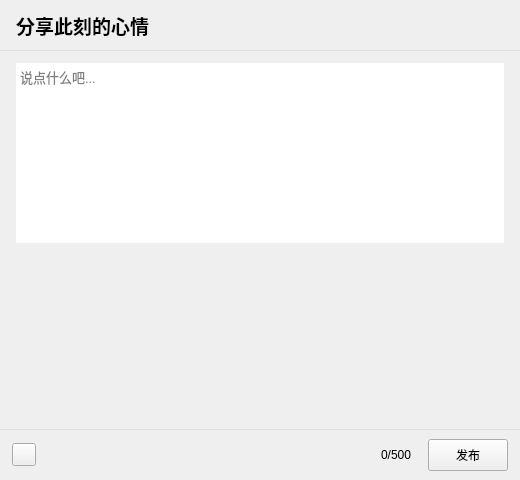
<?xml version="1.0" encoding="UTF-8"?>
<ui version="4.0">
 <class>NewStar</class>
 <widget class="QWidget" name="NewStar">
  <property name="geometry">
   <rect>
    <x>0</x>
    <y>0</y>
    <width>520</width>
    <height>480</height>
   </rect>
  </property>
  <property name="minimumSize">
   <size>
    <width>520</width>
    <height>480</height>
   </size>
  </property>
  <property name="maximumSize">
   <size>
    <width>520</width>
    <height>480</height>
   </size>
  </property>
  <property name="windowTitle">
   <string>Dialog</string>
  </property>
  <layout class="QVBoxLayout" name="verticalLayout_main">
   <property name="spacing">
    <number>0</number>
   </property>
   <property name="leftMargin">
    <number>0</number>
   </property>
   <property name="topMargin">
    <number>0</number>
   </property>
   <property name="rightMargin">
    <number>0</number>
   </property>
   <property name="bottomMargin">
    <number>0</number>
   </property>
   <item>
    <widget class="QWidget" name="headerWidget" native="true">
     <property name="minimumSize">
      <size>
       <width>0</width>
       <height>50</height>
      </size>
     </property>
     <property name="maximumSize">
      <size>
       <width>16777215</width>
       <height>50</height>
      </size>
     </property>
     <layout class="QHBoxLayout" name="headerLayout">
      <property name="leftMargin">
       <number>16</number>
      </property>
      <property name="topMargin">
       <number>0</number>
      </property>
      <property name="rightMargin">
       <number>16</number>
      </property>
      <property name="bottomMargin">
       <number>0</number>
      </property>
      <item>
       <widget class="ElaText" name="titleLabel">
        <property name="font">
         <font>
          <pointsize>14</pointsize>
          <bold>true</bold>
         </font>
        </property>
        <property name="text">
         <string>分享此刻的心情</string>
        </property>
       </widget>
      </item>
      <item>
       <spacer name="headerSpacer">
        <property name="orientation">
         <enum>Qt::Orientation::Horizontal</enum>
        </property>
        <property name="sizeHint" stdset="0">
         <size>
          <width>40</width>
          <height>20</height>
         </size>
        </property>
       </spacer>
      </item>
     </layout>
    </widget>
   </item>
   <item>
    <widget class="QWidget" name="separator1" native="true">
     <property name="minimumSize">
      <size>
       <width>0</width>
       <height>1</height>
      </size>
     </property>
     <property name="maximumSize">
      <size>
       <width>16777215</width>
       <height>1</height>
      </size>
     </property>
     <property name="styleSheet">
      <string notr="true">background-color: #e0e0e0;</string>
     </property>
    </widget>
   </item>
   <item>
    <widget class="QWidget" name="contentWidget" native="true">
     <layout class="QVBoxLayout" name="contentLayout">
      <property name="leftMargin">
       <number>16</number>
      </property>
      <property name="topMargin">
       <number>12</number>
      </property>
      <property name="rightMargin">
       <number>16</number>
      </property>
      <property name="bottomMargin">
       <number>0</number>
      </property>
      <item>
       <widget class="ElaPlainTextEdit" name="plainTextEdit">
        <property name="minimumSize">
         <size>
          <width>0</width>
          <height>150</height>
         </size>
        </property>
        <property name="styleSheet">
         <string notr="true">QPlainTextEdit { border: none; font-size: 13px; }</string>
        </property>
        <property name="placeholderText">
         <string>说点什么吧...</string>
        </property>
       </widget>
      </item>
      <item>
       <widget class="QListWidget" name="pic_wid">
        <property name="minimumSize">
         <size>
          <width>0</width>
          <height>0</height>
         </size>
        </property>
        <property name="maximumSize">
         <size>
          <width>16777215</width>
          <height>200</height>
         </size>
        </property>
        <property name="styleSheet">
         <string notr="true">QListWidget { border: none; background: transparent; } QScrollBar:vertical { width: 0px; }</string>
        </property>
       </widget>
      </item>
     </layout>
    </widget>
   </item>
   <item>
    <widget class="QWidget" name="separator2" native="true">
     <property name="minimumSize">
      <size>
       <width>0</width>
       <height>1</height>
      </size>
     </property>
     <property name="maximumSize">
      <size>
       <width>16777215</width>
       <height>1</height>
      </size>
     </property>
     <property name="styleSheet">
      <string notr="true">background-color: #e0e0e0;</string>
     </property>
    </widget>
   </item>
   <item>
    <widget class="QWidget" name="toolbarWidget" native="true">
     <property name="minimumSize">
      <size>
       <width>0</width>
       <height>50</height>
      </size>
     </property>
     <property name="maximumSize">
      <size>
       <width>16777215</width>
       <height>50</height>
      </size>
     </property>
     <layout class="QHBoxLayout" name="toolbarLayout">
      <property name="leftMargin">
       <number>12</number>
      </property>
      <property name="topMargin">
       <number>0</number>
      </property>
      <property name="rightMargin">
       <number>12</number>
      </property>
      <property name="bottomMargin">
       <number>0</number>
      </property>
      <item>
       <widget class="ElaToolButton" name="add_pic">
        <property name="toolTip">
         <string>添加图片</string>
        </property>
        <property name="text">
         <string/>
        </property>
       </widget>
      </item>
      <item>
       <spacer name="toolbarSpacer">
        <property name="orientation">
         <enum>Qt::Orientation::Horizontal</enum>
        </property>
        <property name="sizeHint" stdset="0">
         <size>
          <width>40</width>
          <height>20</height>
         </size>
        </property>
       </spacer>
      </item>
      <item>
       <widget class="ElaText" name="wordCountLabel">
        <property name="font">
         <font>
          <pointsize>9</pointsize>
         </font>
        </property>
        <property name="text">
         <string>0/500</string>
        </property>
       </widget>
      </item>
      <item>
       <spacer name="btnSpacer">
        <property name="orientation">
         <enum>Qt::Orientation::Horizontal</enum>
        </property>
        <property name="sizeType">
         <enum>QSizePolicy::Policy::Fixed</enum>
        </property>
        <property name="sizeHint" stdset="0">
         <size>
          <width>10</width>
          <height>20</height>
         </size>
        </property>
       </spacer>
      </item>
      <item>
       <widget class="ElaPushButton" name="pushButton">
        <property name="minimumSize">
         <size>
          <width>80</width>
          <height>32</height>
         </size>
        </property>
        <property name="maximumSize">
         <size>
          <width>80</width>
          <height>32</height>
         </size>
        </property>
        <property name="text">
         <string>发布</string>
        </property>
       </widget>
      </item>
     </layout>
    </widget>
   </item>
  </layout>
 </widget>
 <customwidgets>
  <customwidget>
   <class>ElaText</class>
   <extends>QLabel</extends>
   <header location="global">ElaText.h</header>
  </customwidget>
  <customwidget>
   <class>ElaToolButton</class>
   <extends>QToolButton</extends>
   <header location="global">ElaToolButton.h</header>
  </customwidget>
  <customwidget>
   <class>ElaPlainTextEdit</class>
   <extends>QPlainTextEdit</extends>
   <header>ElaPlainTextEdit.h</header>
  </customwidget>
  <customwidget>
   <class>ElaPushButton</class>
   <extends>QPushButton</extends>
   <header>ElaPushButton.h</header>
  </customwidget>
 </customwidgets>
 <resources/>
 <connections/>
 <slots>
  <slot>accept()</slot>
 </slots>
</ui>
